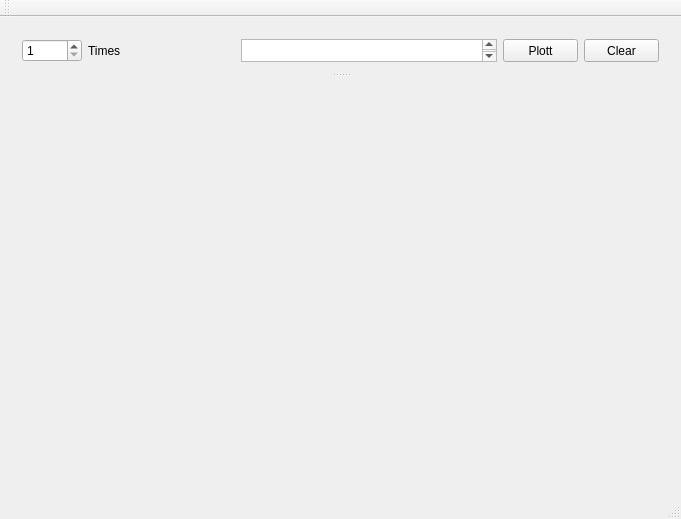
<?xml version="1.0" encoding="UTF-8"?>
<ui version="4.0">
 <class>MainWindow</class>
 <widget class="QMainWindow" name="MainWindow">
  <property name="geometry">
   <rect>
    <x>0</x>
    <y>0</y>
    <width>681</width>
    <height>519</height>
   </rect>
  </property>
  <property name="windowTitle">
   <string>Wavy - The Graph Plotter</string>
  </property>
  <property name="layoutDirection">
   <enum>Qt::LeftToRight</enum>
  </property>
  <widget class="QWidget" name="centralWidget">
   <layout class="QGridLayout" name="gridLayout">
    <item row="0" column="0">
     <widget class="QSplitter" name="splitter">
      <property name="orientation">
       <enum>Qt::Vertical</enum>
      </property>
      <widget class="QWidget" name="WidControlArea" native="true">
       <property name="sizePolicy">
        <sizepolicy hsizetype="Preferred" vsizetype="Preferred">
         <horstretch>0</horstretch>
         <verstretch>0</verstretch>
        </sizepolicy>
       </property>
       <property name="maximumSize">
        <size>
         <width>16777215</width>
         <height>45</height>
        </size>
       </property>
       <property name="autoFillBackground">
        <bool>false</bool>
       </property>
       <layout class="QGridLayout" name="gridLayout_2">
        <item row="0" column="0">
         <layout class="QHBoxLayout" name="horizontalLayout">
          <item>
           <widget class="QSpinBox" name="spinBox">
            <property name="maximumSize">
             <size>
              <width>60</width>
              <height>30</height>
             </size>
            </property>
            <property name="minimum">
             <number>1</number>
            </property>
            <property name="maximum">
             <number>1000</number>
            </property>
           </widget>
          </item>
          <item>
           <widget class="QLabel" name="label">
            <property name="maximumSize">
             <size>
              <width>16777215</width>
              <height>30</height>
             </size>
            </property>
            <property name="text">
             <string>Times</string>
            </property>
           </widget>
          </item>
          <item>
           <widget class="QTextEdit" name="textEdit">
            <property name="sizePolicy">
             <sizepolicy hsizetype="Preferred" vsizetype="Preferred">
              <horstretch>0</horstretch>
              <verstretch>0</verstretch>
             </sizepolicy>
            </property>
            <property name="maximumSize">
             <size>
              <width>16777215</width>
              <height>30</height>
             </size>
            </property>
           </widget>
          </item>
          <item>
           <widget class="QPushButton" name="btnPlott">
            <property name="maximumSize">
             <size>
              <width>75</width>
              <height>23</height>
             </size>
            </property>
            <property name="text">
             <string>Plott</string>
            </property>
           </widget>
          </item>
          <item>
           <widget class="QPushButton" name="btnClear">
            <property name="maximumSize">
             <size>
              <width>75</width>
              <height>23</height>
             </size>
            </property>
            <property name="text">
             <string>Clear</string>
            </property>
           </widget>
          </item>
         </layout>
        </item>
       </layout>
      </widget>
      <widget class="QCustomPlot" name="WidCustomPlot" native="true"/>
     </widget>
    </item>
   </layout>
  </widget>
  <widget class="QMenuBar" name="menuBar">
   <property name="geometry">
    <rect>
     <x>0</x>
     <y>0</y>
     <width>681</width>
     <height>21</height>
    </rect>
   </property>
  </widget>
  <widget class="QStatusBar" name="statusBar"/>
  <widget class="QToolBar" name="mainToolBar">
   <attribute name="toolBarArea">
    <enum>TopToolBarArea</enum>
   </attribute>
   <attribute name="toolBarBreak">
    <bool>false</bool>
   </attribute>
  </widget>
 </widget>
 <layoutdefault spacing="6" margin="11"/>
 <customwidgets>
  <customwidget>
   <class>QCustomPlot</class>
   <extends>QWidget</extends>
   <header>qcustomplot.h</header>
   <container>1</container>
  </customwidget>
 </customwidgets>
 <resources/>
 <connections/>
</ui>
